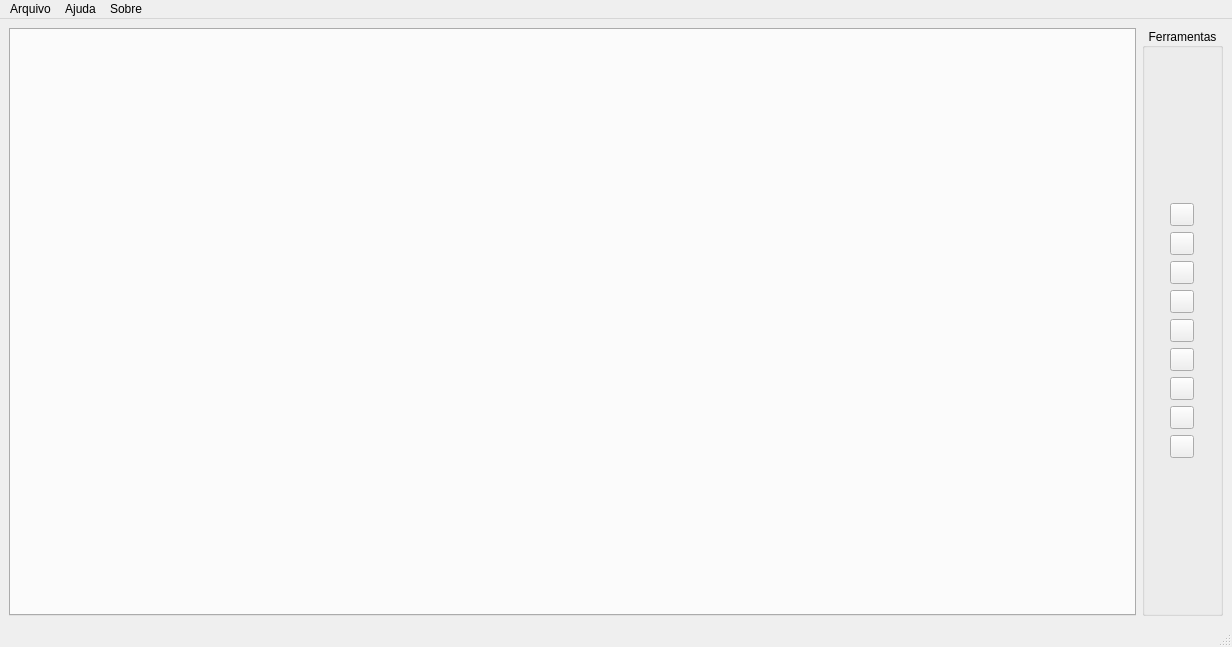
<?xml version="1.0" encoding="UTF-8"?>
<ui version="4.0">
 <class>MainWindow</class>
 <widget class="QMainWindow" name="MainWindow">
  <property name="geometry">
   <rect>
    <x>0</x>
    <y>0</y>
    <width>1232</width>
    <height>647</height>
   </rect>
  </property>
  <property name="windowTitle">
   <string>CircuitSim</string>
  </property>
  <widget class="QWidget" name="centralwidget">
   <layout class="QGridLayout" name="gridLayout">
    <item row="0" column="0" rowspan="2">
     <widget class="QTabWidget" name="tabWidget">
      <property name="styleSheet">
       <string notr="true">tabWidget::close-button{
width: 13px;
height: 13px;
background-color: rgb(255, 0, 255);
}</string>
      </property>
      <property name="tabShape">
       <enum>QTabWidget::TabShape::Rounded</enum>
      </property>
      <property name="currentIndex">
       <number>-1</number>
      </property>
      <property name="usesScrollButtons">
       <bool>false</bool>
      </property>
      <property name="tabsClosable">
       <bool>false</bool>
      </property>
      <property name="movable">
       <bool>true</bool>
      </property>
      <property name="tabBarAutoHide">
       <bool>true</bool>
      </property>
     </widget>
    </item>
    <item row="0" column="1" rowspan="2">
     <widget class="QGroupBox" name="groupBox">
      <property name="maximumSize">
       <size>
        <width>16777</width>
        <height>16777215</height>
       </size>
      </property>
      <property name="autoFillBackground">
       <bool>false</bool>
      </property>
      <property name="title">
       <string>Ferramentas</string>
      </property>
      <property name="alignment">
       <set>Qt::AlignmentFlag::AlignCenter</set>
      </property>
      <property name="flat">
       <bool>true</bool>
      </property>
      <property name="checkable">
       <bool>false</bool>
      </property>
      <layout class="QVBoxLayout" name="verticalLayout">
       <item>
        <layout class="QGridLayout" name="gridLayout_2">
         <item row="10" column="0">
          <widget class="QToolButton" name="btnAdicionarNOT">
           <property name="text">
            <string/>
           </property>
          </widget>
         </item>
         <item row="3" column="0">
          <widget class="QToolButton" name="btnSelecao">
           <property name="text">
            <string/>
           </property>
          </widget>
         </item>
         <item row="8" column="0">
          <widget class="QToolButton" name="btnAdicionarAND">
           <property name="text">
            <string/>
           </property>
          </widget>
         </item>
         <item row="6" column="0">
          <widget class="QToolButton" name="btnInteracao">
           <property name="text">
            <string/>
           </property>
          </widget>
         </item>
         <item row="11" column="0">
          <widget class="QToolButton" name="btnAdicionarInput">
           <property name="text">
            <string/>
           </property>
          </widget>
         </item>
         <item row="12" column="0">
          <widget class="QToolButton" name="btnAdicionarOutput">
           <property name="text">
            <string/>
           </property>
          </widget>
         </item>
         <item row="7" column="0">
          <widget class="QToolButton" name="btnConexao">
           <property name="text">
            <string/>
           </property>
          </widget>
         </item>
         <item row="4" column="0">
          <widget class="QToolButton" name="btnLixeira">
           <property name="text">
            <string/>
           </property>
          </widget>
         </item>
         <item row="9" column="0">
          <widget class="QToolButton" name="btnAdicionarOR">
           <property name="text">
            <string/>
           </property>
          </widget>
         </item>
        </layout>
       </item>
      </layout>
     </widget>
    </item>
   </layout>
  </widget>
  <widget class="QMenuBar" name="menubar">
   <property name="geometry">
    <rect>
     <x>0</x>
     <y>0</y>
     <width>1232</width>
     <height>26</height>
    </rect>
   </property>
   <widget class="QMenu" name="menuFile">
    <property name="title">
     <string>Arquivo</string>
    </property>
    <addaction name="actionNew"/>
    <addaction name="actionOpen"/>
    <addaction name="actionSave"/>
    <addaction name="actionSalvar_como"/>
    <addaction name="actionClose_tab"/>
   </widget>
   <widget class="QMenu" name="menuHelp">
    <property name="title">
     <string>Ajuda</string>
    </property>
    <addaction name="actionHelp"/>
   </widget>
   <widget class="QMenu" name="menuAbout">
    <property name="title">
     <string>Sobre</string>
    </property>
    <addaction name="actionAbout"/>
   </widget>
   <addaction name="menuFile"/>
   <addaction name="menuHelp"/>
   <addaction name="menuAbout"/>
  </widget>
  <widget class="QStatusBar" name="statusbar"/>
  <action name="actionNew">
   <property name="text">
    <string>Novo</string>
   </property>
  </action>
  <action name="actionOpen">
   <property name="text">
    <string>Abrir</string>
   </property>
  </action>
  <action name="actionSave">
   <property name="text">
    <string>Salvar</string>
   </property>
  </action>
  <action name="actionHelp">
   <property name="text">
    <string>Ajuda</string>
   </property>
  </action>
  <action name="actionAbout">
   <property name="text">
    <string>Sobre</string>
   </property>
  </action>
  <action name="actionSalvar_como">
   <property name="text">
    <string>Salvar como</string>
   </property>
  </action>
  <action name="actionClose_tab">
   <property name="text">
    <string>Fechar aba</string>
   </property>
  </action>
 </widget>
 <resources/>
 <connections/>
</ui>
